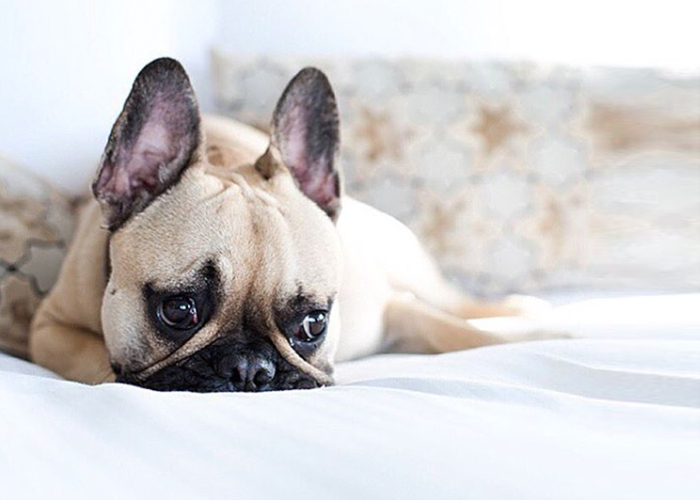
#> input picture trabalho1/dog2.jpg, 700 x 500 px
$ python trabalho1.py
#> lines starting #> are read from the running program, lines starting #| are printed output that depends on the picture
import numpy as np
import cv2
import time

def amost_down(a,n):
    return a[::n,::n]

def amost_up(a,n):
    return np.repeat((np.repeat(a,n,axis=0)),n,axis=1)

def pause():
    time.sleep(0.1)

img = cv2.imread('dog2.jpg',0)
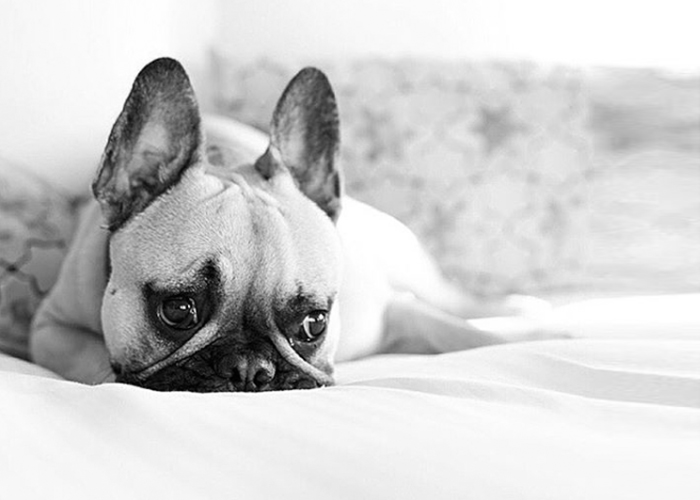
#> img: shape (500, 700); min 0, max 255, mean 207
cv2.imshow('image',img)
cv2.waitKey(0)
n = 1;
maxn = 30;
while n < maxn:
    cv2.imshow('image', amost_up(amost_down(img,n), n))
    cv2.waitKey(5)
    n = n + 1
    pause()

img = cv2.imread('dog3.jpg',0)
n = maxn;

while n > 0:
    cv2.imshow('image', amost_up(amost_down(img,n), n))
    cv2.waitKey(5)
    n = n - 1
    pause()

cv2.imshow('image',img)
cv2.waitKey(0)
